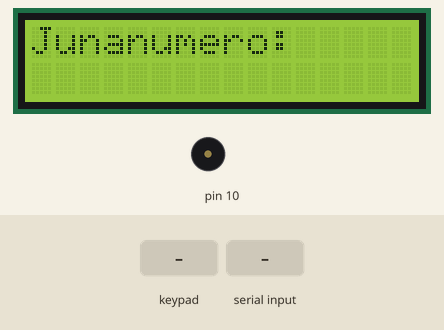
Simulated run of this sketch. Board: Arduino Uno, built with avr-gcc and run on an emulated ATmega328P. Shown: 16×2 character LCD, buzzer (waves = sounding). The inputs (shaded band) are chosen by the test bench. What the sketch prints to the serial monitor is not drawn.

Above: at 1.2 s.
1.3 s: key '*' pressed
At 2.0 s:
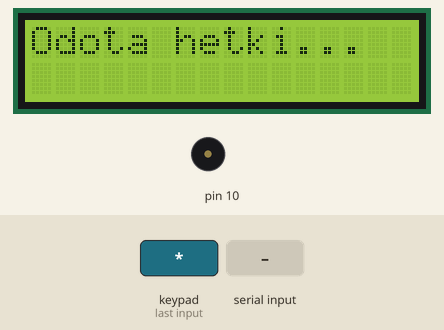
3.1 s: keypad keys 2 5 4 3 # pressed 0.4 s apart
At 6.1 s:
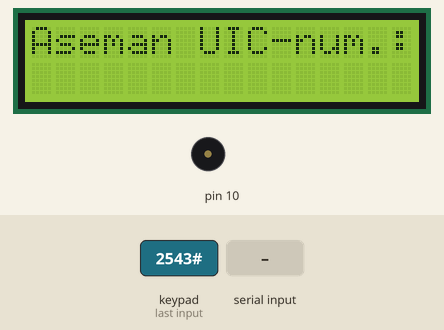
6.6 s: "TOK:1\n" received over Serial
At 7.8 s:
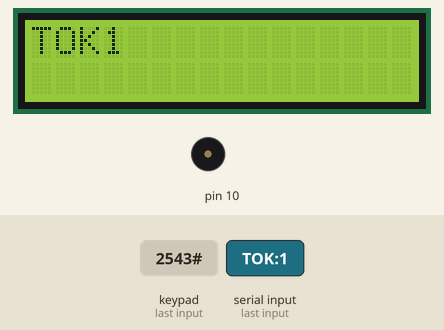
8.1 s: "SOK:1\n" received over Serial
At 9.1 s:
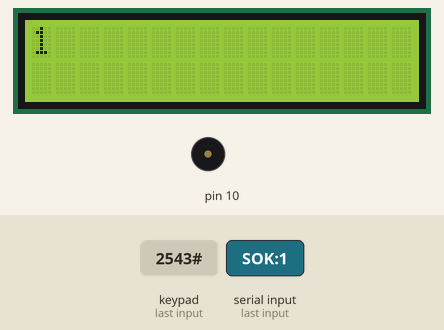
9.6 s: "S:1\n" received over Serial
At 10.9 s:
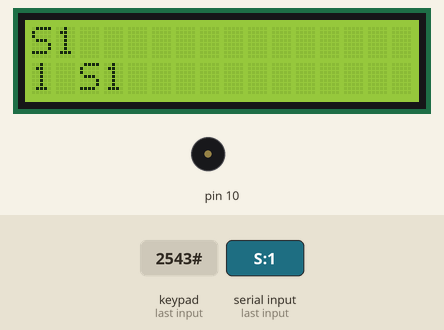
11.6 s: keypad keys 2 5 4 3 * pressed 0.4 s apart
At 12.67 s:
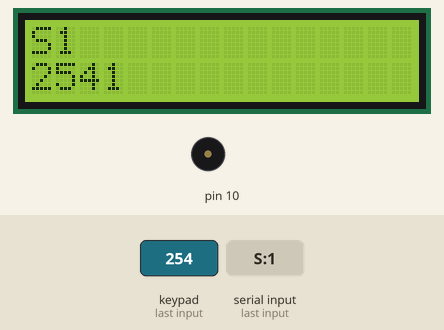
Timing chart, 0 to 15.0 s (numbered marks = the images above; inputs shaded):
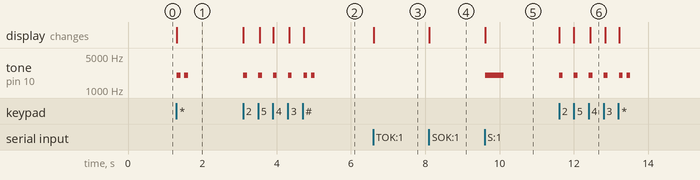

The sketch:

traintracker.ino
```cpp
#include <Wire.h>
#include <LiquidCrystal_I2C.h>
#include <Keypad.h>

// Käytetään LiquidCrystal_I2C-kirjastoa LCD-näytön ohjaamiseen
LiquidCrystal_I2C lcd(0x27, 2, 1, 0, 4, 5, 6, 7, 3, POSITIVE);

// Komento eli junanumero tai UIC-koodi
String command = "";
// Tila. Voi olla "TRAIN" tai "STATION"
String mode = "TRAIN";
// Tähän luetaan sarjaporttiin saapunut viesti.
String inData;

const byte ROWS = 4; // Keypadin rivit
const byte COLS = 3; // Keypadin sarakkeet
char keys[ROWS][COLS] = {
  {'1','2','3'},
  {'4','5','6'},
  {'7','8','9'},
  {'*','0','#'}
};
byte rowPins[ROWS] = {2,5,4,3}; // Rivien pinnit
byte colPins[COLS] = {6,7,8}; // Sarakkeiden pinnit

// Keypad-kirjasto keypadin lukemiseen
Keypad keypad = Keypad( makeKeymap(keys), rowPins, colPins, ROWS, COLS );

void setup() {
  Serial.begin(9600);
  // LCD-näytössä on 16 paikkaa kahdella rivillä
  lcd.begin(16, 2);
  // Aloitetaan kysymällä junanumeroa
  println("Junanumero:", true);
}

void loop() {
  // Kun sarjaportissa on luettavaa..
  while (Serial.available() > 0) {
    // Luetaan yksi kirjain
    char received = Serial.read();
    // Jos kirjain ei ole rivinvaihtomerkki, siirretään se inData-muuttujan jatkoksi, muuten suoritetaan if-blokissa oleva koodi
    if (received == '\n') {
      // Riviin 60 asti käytössä on deserialisaatio itse keksimälleni viestimuodolle. Käytännössä kaksoispiste erottelee eri parametrit.
      int firstDelim = inData.indexOf(':');
      int secondDelim = inData.indexOf(':', firstDelim + 1);
      int thirdDelim = inData.indexOf(':', secondDelim + 1);
      int fourthDelim = inData.indexOf(':', thirdDelim + 1);
      int fifthDelim = inData.indexOf(':', fourthDelim + 1);
      int sixthDelim = inData.indexOf(':', fifthDelim + 1);
      int seventhDelim = inData.indexOf(':', sixthDelim + 1);

      String opState = inData.substring(0, firstDelim); // opState määrittää, mitä palvelin haluaa meille kertoa.
      String firstParam = inData.substring(firstDelim + 1, secondDelim);
      String secondParam = inData.substring(secondDelim + 1, thirdDelim);
      String thirdParam = inData.substring(thirdDelim + 1, fourthDelim);
      String fourthParam = inData.substring(fourthDelim + 1, fifthDelim);
      String fifthParam = inData.substring(fifthDelim + 1, sixthDelim);
      String sixthParam = inData.substring(sixthDelim + 1, seventhDelim);
      String seventhParam = inData.substring(seventhDelim + 1, inData.length());

    // Jos opState on "TOK" eli "TrainOK", palvelin on varmistanut MQTT-tilauksen
      if (opState == "TOK") {
        println(secondParam + firstParam, true); // secondParam on linjatunnus (G, Z, K, N, Y jne.) ja firstParam junanumero
      } else if (opState == "SOK") { // "StationOK"
        println(firstParam, true); // Aseman nimi (esim. Järvelä, Lahti, Lappeenranta)
      } else if (opState == "S") { // "Station" eli asemalle saapuva juna on muuttunut
        String train = firstParam;
        String typeOrLine = secondParam;
        String estimate = thirdParam;
        String type = fourthParam;
        String track = fifthParam;
        println(typeOrLine + train, true);
        println(estimate + " " + type + track, false);

        tone(10, 2000, 500); // Soitetaan äänimerkki
      } else if (opState == "T") { // "Train" eli junan tiedot ovat muuttuneet
        String trainNumber = firstParam;
        String lineID = secondParam;
        String station = fourthParam;
        String trackSection = fifthParam;
        String type = sixthParam == "OCCUPY" ? "O" : "R";  // Tyyppi voi olla "R" eli "RELEASE" jos raideosuus on oikeasti vapautunut (Node-palvelin ei lähetä näitä viestejä, koska ne ovat hieman epävarmoja, sillä kaikki raideosuudet eivät lähetä vapautumisviestiä) TAI jos raideosuustietoa ei ole
        String estimate = thirdParam;
        String speedd = seventhParam;
        println(lineID + trainNumber + " " + type + " " + speedd + "km/h", true);
        println(station + " " + trackSection + " " + estimate + "s", false); // Arvio seuraavalle liikennepaikalle saapumisesta tai lähtemisestä sekunteina

        tone(10, 2000, 500);
        /*
         * "TrackAccept"-viestejä palvelin ei tällä hetkellä lähetä (ne perustuvat herätepisteisiin, jotka ovat epätarkempia).
         */
      } else if (opState == "TRA") {
        String trainNumber = firstParam;
        String typeOrLine = secondParam;
        String station = thirdParam;
        String type = fourthParam;
        int offset = fifthParam.toInt();

        if (offset > 0) {
          String typeLocalized = type == "ARRIVAL" ? " saapuu " : " lähti ";
          for (int i = offset; i >= 0; i--) {
            println(typeOrLine + trainNumber + " " + typeLocalized, true);
            println(station + " " + i + "sek.", false);
            tone(10, 5000, 50);
            delay(950);
          }
        }
      }

      // Viesti on luettu, tyhjennetään inData.
      inData = "";
    } else {
      // Liitetään saapuva merkki inDatan jatkoksi.
      inData += received;
    }
  }

  char key = keypad.getKey();
  // Jos jokin nappi on painettuna keypadilla...
  if (key != NO_KEY){
    if (key == '*') {
      Serial.println(mode + "::" + command); // Lähetetään palvelimelle viesti sarjaportissa
      command = "";
      println("Odota hetki...", true); // Tulostetaan latausilmoitus LCD-näytölle
      tone(10, 2000, 100); // Soitetaan "PIP-PIP"-äänimerkki.
      delay(200);
      tone(10, 2000, 100);
    } else if (key == '#') { // Vaihdetaan tilaa.
      if (mode == "TRAIN") {
        mode = "STATION";
        println("Aseman UIC-num.:", true);
        tone(10, 2000, 100);
        delay(200);
        tone(10, 2000, 100);
      } else {
        mode = "TRAIN";
        println("Junanumero:", true);
        tone(10, 2000, 100);
        delay(200);
        tone(10, 2000, 100);
      }
    } else {
     command = command + key;
     lcd.print(key); // Lisätään LCD-näytölle painettu näppäin
     tone(10, 2000, 100);
    }
  }
}

/*
 * LCD-näytön käyttämistä helpottava funktio. clear-parametrilla näyttö voidaan tyhjentää.
 */
void println(String rawMessage, boolean clear) {
  String message = rawMessage;
  if (clear) {
   lcd.clear();
  }
  lcd.print(message);
  lcd.setCursor(0, 1);
}
```

Measured:
- after the input at 1.3 s, tone on pin 10: alternates 2000 Hz for 0.10 s and silent for 0.10 s, 4 changes in all, then stays silent, starting at once; the display: changes at once (image 1)
- after the input at 3.1 s, tone on pin 10: goes 4 × (2000 Hz 0.10 s, silent 0.30 s), 2000 Hz 0.10 s, silent 0.10 s, 2000 Hz 0.10 s, then silent, starting at once; the display: first changes at once (image 2 shows a later state)
- after the input at 6.6 s, the display: changes at once (image 3)
- after the input at 8.1 s, the display: changes at once (image 4)
- after the input at 9.6 s, tone on pin 10: silent → 2000 Hz at once, → silent 0.50 s later; the display: changes at once (image 5)
- after the input at 11.6 s, tone on pin 10: goes 4 × (2000 Hz 0.10 s, silent 0.29 s), 2000 Hz 0.10 s, silent 0.10 s, 2000 Hz 0.10 s, then silent, starting at once; the display: first changes at once (image 6 shows a later state)
